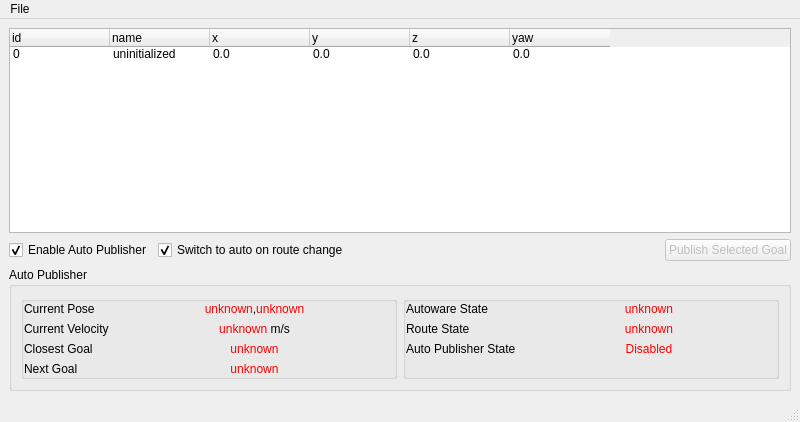
<?xml version="1.0" encoding="UTF-8"?>
<ui version="4.0">
 <class>MainWindow</class>
 <widget class="QMainWindow" name="MainWindow">
  <property name="geometry">
   <rect>
    <x>0</x>
    <y>0</y>
    <width>800</width>
    <height>422</height>
   </rect>
  </property>
  <property name="windowTitle">
   <string>Auto Goal Publisher (Offline FMS)</string>
  </property>
  <widget class="QWidget" name="centralwidget">
   <layout class="QVBoxLayout" name="verticalLayout_2">
    <item>
     <widget class="QTreeWidget" name="routes_widget">
      <property name="editTriggers">
       <set>QAbstractItemView::NoEditTriggers</set>
      </property>
      <property name="alternatingRowColors">
       <bool>true</bool>
      </property>
      <property name="rootIsDecorated">
       <bool>false</bool>
      </property>
      <property name="itemsExpandable">
       <bool>false</bool>
      </property>
      <property name="animated">
       <bool>false</bool>
      </property>
      <property name="expandsOnDoubleClick">
       <bool>false</bool>
      </property>
      <attribute name="headerStretchLastSection">
       <bool>false</bool>
      </attribute>
      <column>
       <property name="text">
        <string>id</string>
       </property>
      </column>
      <column>
       <property name="text">
        <string>name</string>
       </property>
      </column>
      <column>
       <property name="text">
        <string>x</string>
       </property>
      </column>
      <column>
       <property name="text">
        <string>y</string>
       </property>
      </column>
      <column>
       <property name="text">
        <string>z</string>
       </property>
      </column>
      <column>
       <property name="text">
        <string>yaw</string>
       </property>
      </column>
      <item>
       <property name="text">
        <string>0</string>
       </property>
       <property name="text">
        <string>uninitialized</string>
       </property>
       <property name="text">
        <string>0.0</string>
       </property>
       <property name="text">
        <string>0.0</string>
       </property>
       <property name="text">
        <string>0.0</string>
       </property>
       <property name="text">
        <string>0.0</string>
       </property>
      </item>
     </widget>
    </item>
    <item>
     <layout class="QHBoxLayout" name="horizontalLayout">
      <item>
       <widget class="QCheckBox" name="auto_publisher_checkbox">
        <property name="text">
         <string>Enable Auto Publisher</string>
        </property>
        <property name="checked">
         <bool>true</bool>
        </property>
       </widget>
      </item>
      <item>
       <widget class="QCheckBox" name="auto_publisher_enable_driving">
        <property name="text">
         <string>Switch to auto on route change</string>
        </property>
        <property name="checked">
         <bool>true</bool>
        </property>
       </widget>
      </item>
      <item>
       <spacer name="horizontalSpacer">
        <property name="orientation">
         <enum>Qt::Horizontal</enum>
        </property>
        <property name="sizeHint" stdset="0">
         <size>
          <width>40</width>
          <height>20</height>
         </size>
        </property>
       </spacer>
      </item>
      <item>
       <widget class="QPushButton" name="publish_button">
        <property name="enabled">
         <bool>false</bool>
        </property>
        <property name="text">
         <string>Publish Selected Goal</string>
        </property>
       </widget>
      </item>
     </layout>
    </item>
    <item>
     <widget class="QGroupBox" name="groupBox">
      <property name="title">
       <string>Auto Publisher</string>
      </property>
      <layout class="QGridLayout" name="gridLayout">
       <item row="0" column="0">
        <widget class="QGroupBox" name="groupBox_2">
         <property name="title">
          <string/>
         </property>
         <property name="flat">
          <bool>true</bool>
         </property>
         <layout class="QFormLayout" name="formLayout_4">
          <property name="leftMargin">
           <number>0</number>
          </property>
          <property name="topMargin">
           <number>0</number>
          </property>
          <property name="rightMargin">
           <number>0</number>
          </property>
          <property name="bottomMargin">
           <number>0</number>
          </property>
          <item row="0" column="0">
           <widget class="QLabel" name="label_13">
            <property name="text">
             <string>Current Pose</string>
            </property>
           </widget>
          </item>
          <item row="0" column="1">
           <widget class="QLabel" name="current_pose_label">
            <property name="sizePolicy">
             <sizepolicy hsizetype="Expanding" vsizetype="Preferred">
              <horstretch>0</horstretch>
              <verstretch>0</verstretch>
             </sizepolicy>
            </property>
            <property name="text">
             <string>&lt;font color='red'&gt;unknown&lt;/font&gt;,&lt;font color='red'&gt;unknown&lt;/font&gt;</string>
            </property>
            <property name="alignment">
             <set>Qt::AlignCenter</set>
            </property>
           </widget>
          </item>
          <item row="2" column="0">
           <widget class="QLabel" name="label_9">
            <property name="text">
             <string>Closest Goal</string>
            </property>
           </widget>
          </item>
          <item row="2" column="1">
           <widget class="QLabel" name="closest_goal_label">
            <property name="sizePolicy">
             <sizepolicy hsizetype="Expanding" vsizetype="Preferred">
              <horstretch>0</horstretch>
              <verstretch>0</verstretch>
             </sizepolicy>
            </property>
            <property name="text">
             <string>&lt;font color='red'&gt;unknown&lt;/font&gt;</string>
            </property>
            <property name="alignment">
             <set>Qt::AlignCenter</set>
            </property>
           </widget>
          </item>
          <item row="3" column="0">
           <widget class="QLabel" name="label_14">
            <property name="text">
             <string>Next Goal</string>
            </property>
           </widget>
          </item>
          <item row="3" column="1">
           <widget class="QLabel" name="next_goal_label">
            <property name="sizePolicy">
             <sizepolicy hsizetype="Expanding" vsizetype="Preferred">
              <horstretch>0</horstretch>
              <verstretch>0</verstretch>
             </sizepolicy>
            </property>
            <property name="text">
             <string>&lt;font color='red'&gt;unknown&lt;/font&gt;</string>
            </property>
            <property name="alignment">
             <set>Qt::AlignCenter</set>
            </property>
           </widget>
          </item>
          <item row="1" column="0">
           <widget class="QLabel" name="label_19">
            <property name="text">
             <string>Current Velocity</string>
            </property>
           </widget>
          </item>
          <item row="1" column="1">
           <widget class="QLabel" name="current_velocity_label">
            <property name="sizePolicy">
             <sizepolicy hsizetype="Expanding" vsizetype="Preferred">
              <horstretch>0</horstretch>
              <verstretch>0</verstretch>
             </sizepolicy>
            </property>
            <property name="text">
             <string>&lt;font color='red'&gt;unknown&lt;/font&gt; m/s</string>
            </property>
            <property name="alignment">
             <set>Qt::AlignCenter</set>
            </property>
           </widget>
          </item>
         </layout>
        </widget>
       </item>
       <item row="0" column="1">
        <widget class="QGroupBox" name="groupBox_3">
         <property name="title">
          <string/>
         </property>
         <property name="flat">
          <bool>true</bool>
         </property>
         <layout class="QFormLayout" name="formLayout_5">
          <property name="leftMargin">
           <number>0</number>
          </property>
          <property name="topMargin">
           <number>0</number>
          </property>
          <property name="rightMargin">
           <number>0</number>
          </property>
          <property name="bottomMargin">
           <number>0</number>
          </property>
          <item row="0" column="0">
           <widget class="QLabel" name="label_16">
            <property name="text">
             <string>Autoware State</string>
            </property>
           </widget>
          </item>
          <item row="0" column="1">
           <widget class="QLabel" name="autoware_state_label">
            <property name="sizePolicy">
             <sizepolicy hsizetype="Expanding" vsizetype="Preferred">
              <horstretch>0</horstretch>
              <verstretch>0</verstretch>
             </sizepolicy>
            </property>
            <property name="text">
             <string>&lt;font color='red'&gt;unknown&lt;/font&gt;</string>
            </property>
            <property name="alignment">
             <set>Qt::AlignCenter</set>
            </property>
           </widget>
          </item>
          <item row="2" column="1">
           <widget class="QLabel" name="auto_publisher_state_label">
            <property name="sizePolicy">
             <sizepolicy hsizetype="Expanding" vsizetype="Preferred">
              <horstretch>0</horstretch>
              <verstretch>0</verstretch>
             </sizepolicy>
            </property>
            <property name="styleSheet">
             <string notr="true">color: rgb(255, 0, 0)</string>
            </property>
            <property name="text">
             <string>Disabled</string>
            </property>
            <property name="alignment">
             <set>Qt::AlignCenter</set>
            </property>
           </widget>
          </item>
          <item row="2" column="0">
           <widget class="QLabel" name="label_18">
            <property name="text">
             <string>Auto Publisher State</string>
            </property>
           </widget>
          </item>
          <item row="1" column="1">
           <widget class="QLabel" name="route_state_label">
            <property name="text">
             <string>&lt;font color='red'&gt;unknown&lt;/font&gt;</string>
            </property>
            <property name="alignment">
             <set>Qt::AlignCenter</set>
            </property>
           </widget>
          </item>
          <item row="1" column="0">
           <widget class="QLabel" name="label_2">
            <property name="text">
             <string>Route State</string>
            </property>
           </widget>
          </item>
         </layout>
        </widget>
       </item>
      </layout>
     </widget>
    </item>
   </layout>
  </widget>
  <widget class="QMenuBar" name="menubar">
   <property name="geometry">
    <rect>
     <x>0</x>
     <y>0</y>
     <width>800</width>
     <height>28</height>
    </rect>
   </property>
   <widget class="QMenu" name="menuFile">
    <property name="title">
     <string>File</string>
    </property>
    <addaction name="actionOpen_stop_points_csv"/>
    <addaction name="separator"/>
    <addaction name="actionQuit"/>
   </widget>
   <addaction name="menuFile"/>
  </widget>
  <widget class="QStatusBar" name="statusbar"/>
  <action name="actionOpen_stop_points_csv">
   <property name="text">
    <string>Open stop_points.csv ...</string>
   </property>
  </action>
  <action name="actionQuit">
   <property name="text">
    <string>Quit</string>
   </property>
  </action>
 </widget>
 <resources/>
 <connections/>
</ui>
